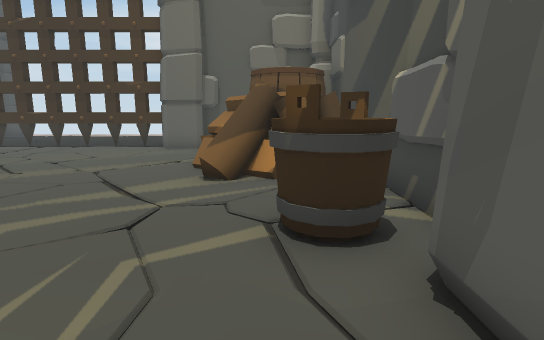
View 1 (above)

20 first-person views from a walk through a Unity game level. The camera is 1.4 m above the floor, tilts 10° down and sees 80° across. The floor is counted in squares, 1 m on a side. Each view is taken from the middle of a square. On the plan, view 1 faces up. The plan holds only what a view shows up to about 15 squares ahead; the rest is blank. The place goes on beyond the plan. The player character is not drawn. Some surface patterns are stand-ins.

View 2
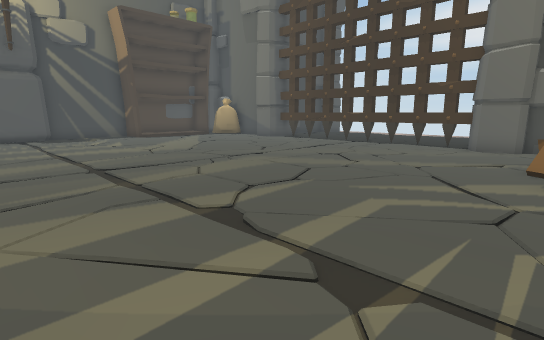

View 3
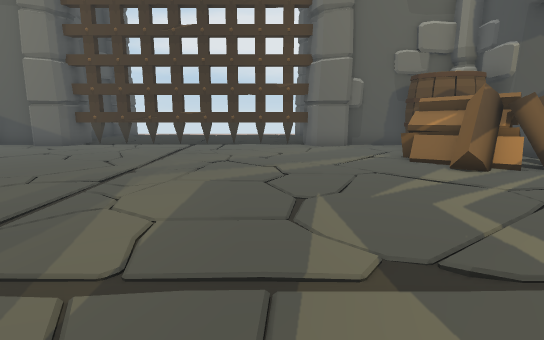

View 4
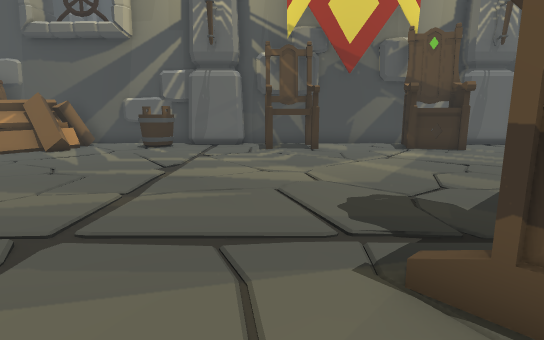

View 5
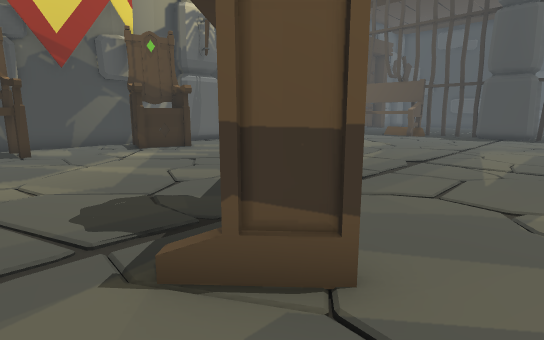

View 6
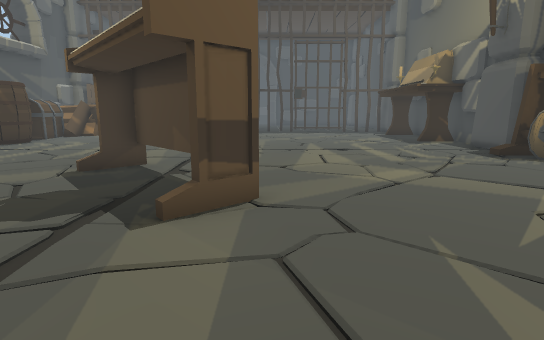

View 7
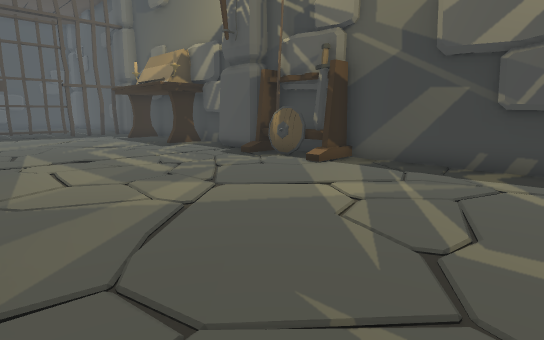

View 8
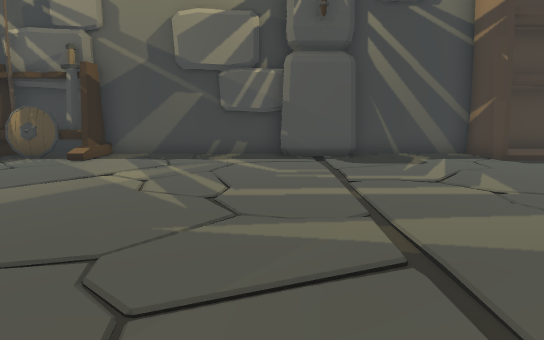

View 9
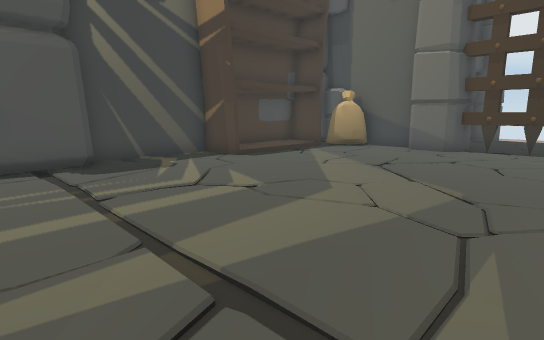

View 10
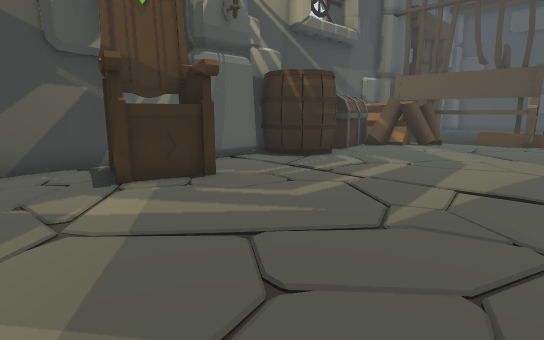

View 11
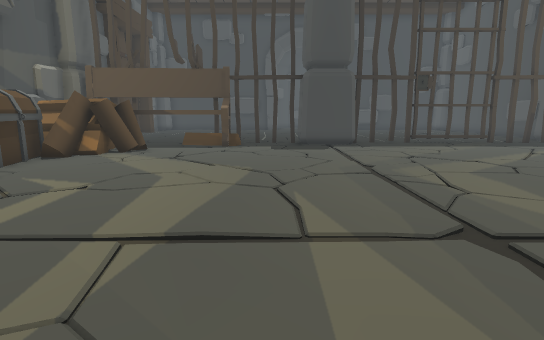

View 12
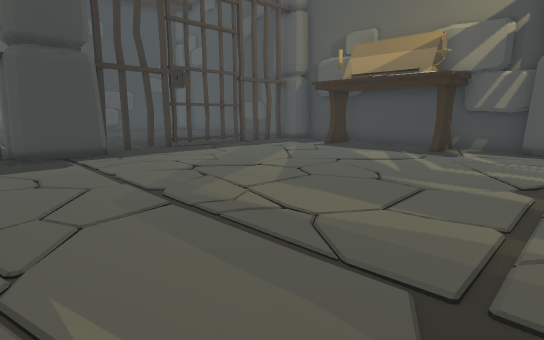

View 13
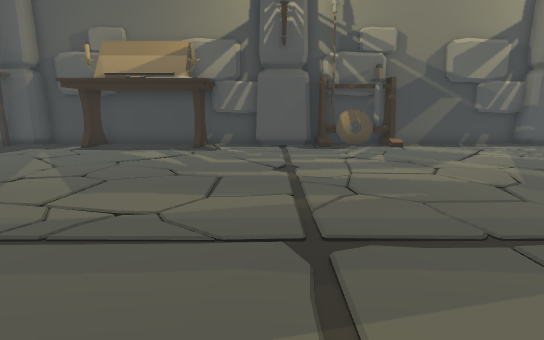

View 14
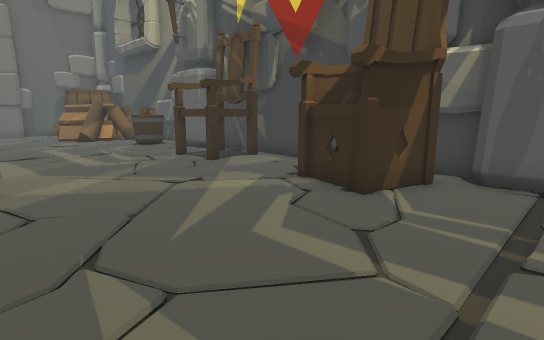

View 15
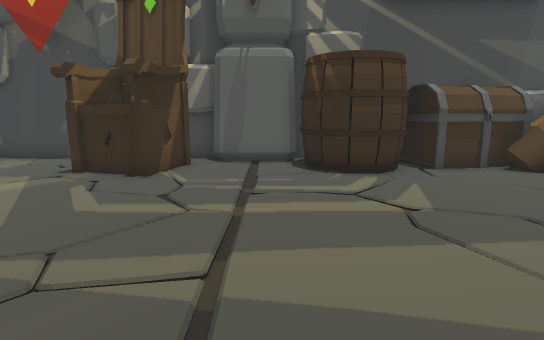

View 16
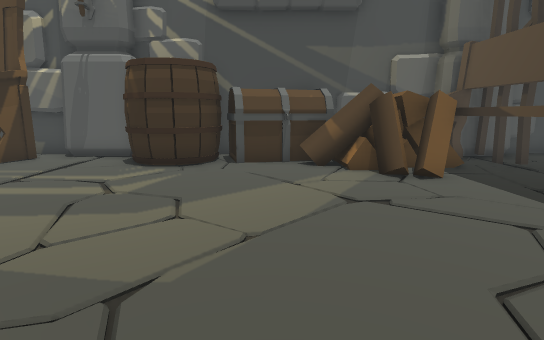

View 17
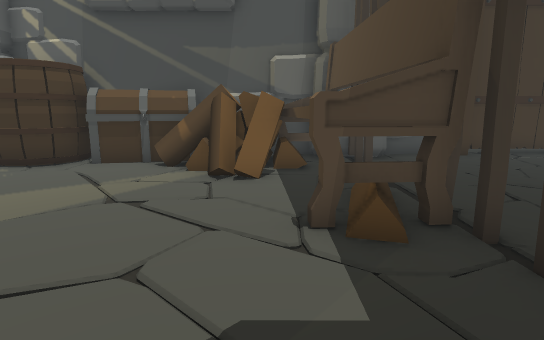

View 18
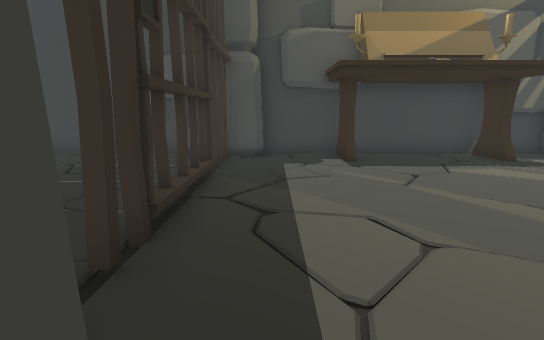

View 19
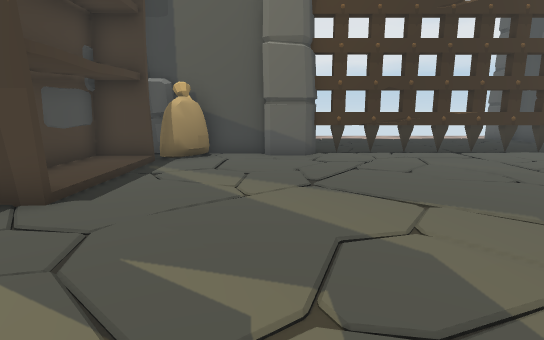

View 20
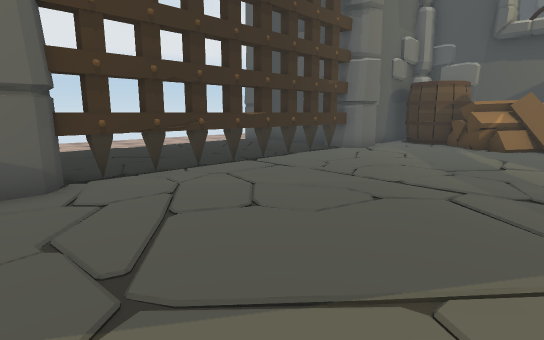

### Floor plan
Key: @ floor where view 1 was taken; # wall or solid block; x gap in a wall; . floor; T thing the floor can be seen under or through; O other object.
Columns run from 21 left of view 1 to 2 right of it. Each row starts with its distance up from view 1.
 15        ..........#
 14       #xTTTTTxTT##
 13  ######.TTTTT.TT######
 12  OO.................O#
 11 # ..................O#
 10 # ..................OOO#
  9 # .................OOO #
  8 # ..................OOO#
  7 #O..................OOO#
  6 #......................#
  5 #......................#
  4 #....................OO#
  3 #.....................O#
  2 #......................#
  1 #......................#
  0 #....................@.#
 -1 #....................OO#
 -2 #....................OO#
 -3 #........O#..........O.#
 -4 #.........OO...........#
 -5 #..........O...........#
 -6 ##..........O#.........#
 -7 #O...........O.......OO#
 -8 #O..................OOO#
 -9 ##.....................#
-10 #......................#
-11 #......................#
-12 #....................O##
-13 #....................###
-14 #O...................O##
-15 #....................OO
-16 #....................OO
-17 #....................OO
-18 #...................OOO#
-19 #O.................OOOO#
-20 #..................OOOO#
-21 #...............OOOO  O#
-22 ################OOOOOO##
-23                ###..###

Positions as (right, up) in squares from view 1, and headings:
1: (0, 0), facing up
2: (-1, -1), facing up-left
3: (-6, -1), facing up
4: (-13, -1), facing right
5: (-13, -1), facing down-right
6: (-12, 2), facing down
7: (-12, 0), facing down-left
8: (-10, 0), facing left
9: (-11, 0), facing up-left
10: (-7, -4), facing down-right
11: (-7, -7), facing down
12: (-7, -10), facing down-left
13: (-6, -11), facing left
14: (-6, -11), facing up-right
15: (-8, -11), facing right
16: (-9, -16), facing right
17: (-9, -20), facing right
18: (-10, -21), facing left
19: (-16, 2), facing up
20: (-16, 6), facing up-right
